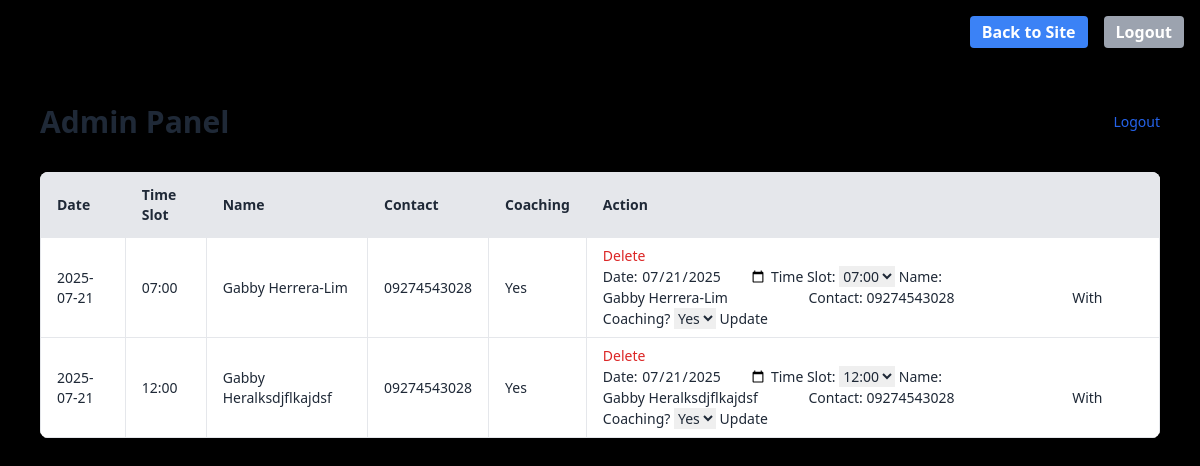
Page /admin (signed in) on the committed database.
### app.py (models this page shows)
class Reservation(db.Model):
    id = db.Column(db.Integer, primary_key=True)
    date = db.Column(db.Date, nullable=False)
    time_slot = db.Column(db.String(10), nullable=False)
    name = db.Column(db.String(50), nullable=False)
    contact_number = db.Column(db.String(20), nullable=False)
    with_coaching = db.Column(db.Boolean, default=False)

### app.py (the view)
@app.route("/admin", methods=["GET", "POST"])
def admin():
    if "admin" not in session:
        return redirect(url_for("login"))
    today = date.today()
    now = datetime.now()
    reservations = Reservation.query.order_by(Reservation.date, Reservation.time_slot).all()
    upcoming = [r for r in reservations if datetime.combine(r.date, datetime.strptime(r.time_slot, "%H:%M").time()) >= now]
    completed = [r for r in reservations if datetime.combine(r.date, datetime.strptime(r.time_slot, "%H:%M").time()) < now]
    time_slots = get_time_slots()
    reserved_slots = {(r.date.isoformat(), r.time_slot) for r in reservations}
    return render_template("admin.html", reservations=upcoming, completed=completed, time_slots=time_slots, reserved_slots=reserved_slots, today=today, now=now)

### app.py (called while the page is built)
def get_time_slots():
    return [f"{hour:02}:00" for hour in range(6, 20)]  # 6AM to 8PM

### templates/admin.html (shortened to what this page needs)
<!DOCTYPE html>
<html lang="en">
<head>
  <script src="https://cdn.tailwindcss.com"></script>
  <div class="flex justify-end space-x-4 p-4">
      <a href="{{ url_for('index') }}" class="bg-blue-500 hover:bg-blue-600 text-white font-bold py-1 px-3 rounded">
          Back to Site
      </a>
      <a href="{{ url_for('logout') }}" class="bg-gray-400 hover:bg-gray-500 text-white font-bold py-1 px-3 rounded">
          Logout
      </a>
  </div>
</head>
<body class="bg-black text-gray-800 font-sans">
  <div class="max-w-6xl mx-auto py-10 px-4">
    <div class="flex justify-between items-center mb-8">
      <h1 class="text-3xl font-bold">Admin Panel</h1>
      <a href="{{ url_for('logout') }}" class="text-sm text-blue-600 hover:underline">Logout</a>
    </div>
    <div class="bg-white shadow-md rounded-lg overflow-hidden">
      <table class="min-w-full text-sm text-left border">
        <thead class="bg-gray-200">
          <tr>
            <th class="px-4 py-3 border">Date</th>
            <th class="px-4 py-3 border">Time Slot</th>
            <th class="px-4 py-3 border">Name</th>
            <th class="px-4 py-3 border">Contact</th>
            <th class="px-4 py-3 border">Coaching</th>
            <th class="px-4 py-3 border">Action</th>
          </tr>
        </thead>
        <tbody>
          {% for res in reservations %}
            <tr class="border-t hover:bg-gray-100">
              <td class="px-4 py-2 border">{{ res.date.strftime('%Y-%m-%d') }}</td>
              <td class="px-4 py-2 border">{{ res.time_slot }}</td>
              <td class="px-4 py-2 border">{{ res.name }}</td>
              <td class="px-4 py-2 border">{{ res.contact_number }}</td>
              <td class="px-4 py-2 border">{{ 'Yes' if res.with_coaching else 'No' }}</td>
              <td class="px-4 py-2 border">
                <a href="{{ url_for('delete', res_id=res.id) }}" class="text-red-600 hover:underline text-sm">Delete</a>
                <form action="{{ url_for('edit_reservation_modal') }}" method="POST">
                    <label>Date:</label>
                    <input type="date" name="date" required value="{{ res.date.isoformat() }}">
                    <label>Time Slot:</label>
                    <select name="time_slot">
                        {% for slot in time_slots %}
                            <option value="{{ slot }}" {% if res.time_slot == slot %}selected{% endif %}>{{ slot }}</option>
                        {% endfor %}
                    </select>
                    <label>Name:</label>
                    <input type="text" name="name" required value="{{ res.name }}">
                    <label>Contact:</label>
                    <input type="text" name="contact" required value="{{ res.contact_number }}">
                    <label>With Coaching?</label>
                    <select name="with_coaching">
                        <option value="yes" {% if res.with_coaching %}selected{% endif %}>Yes</option>
                    </select>
                    <button type="submit">Update</button>
                </form>
              </td>
            </tr>
          {% else %}
            <tr>
              <td colspan="6" class="text-center text-gray-500 py-4">No reservations found.</td>
            </tr>
          {% endfor %}
        </tbody>
      </table>
    </div>
  </div>
</body>
</html>

### rows in the picture
Reservation: date "2025-07-21", time_slot "07:00", name "Gabby Herrera-Lim", contact_number "09274543028", with_coaching "Yes", date "07/21/2025", contact "09274543028"
Reservation: date "2025-07-21", time_slot "12:00", name "Gabby Heralksdjflkajdsf", contact_number "09274543028", with_coaching "Yes", date "07/21/2025", contact "09274543028"
